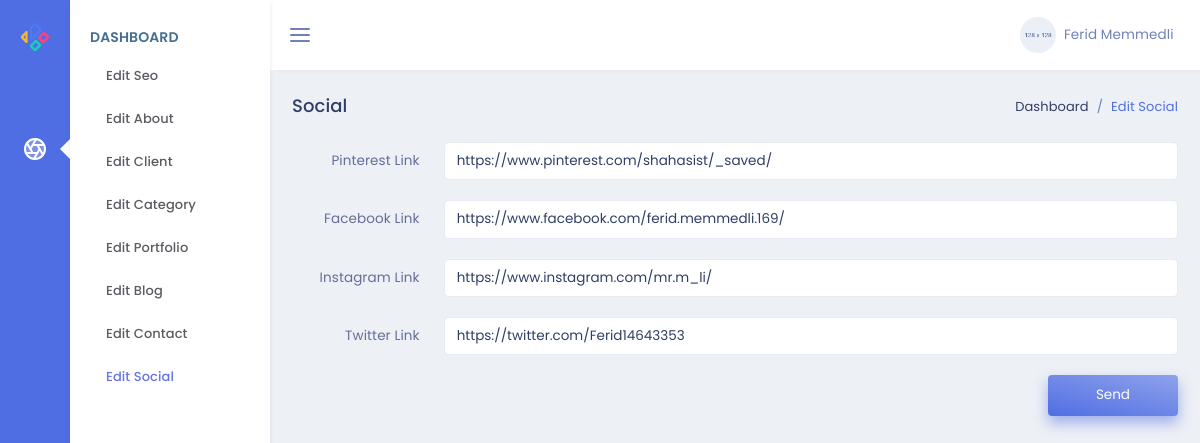
Page /admin/social on the earlier database version.
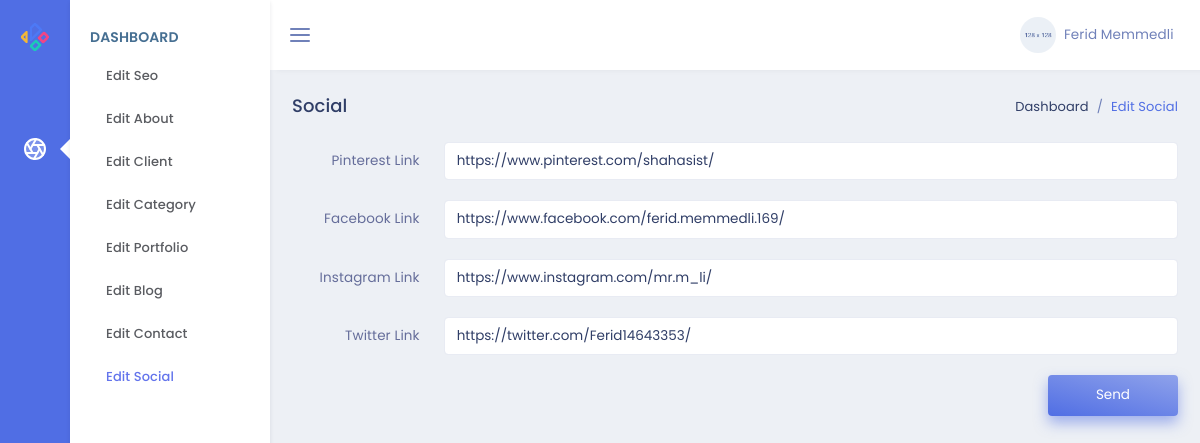
Same page on the later database version.
### models.py (models this page shows)
class Social(db.Model):
    id = db.Column(db.Integer, primary_key=True)
    pinterest = db.Column(db.String)
    facebook = db.Column(db.String)
    instagram = db.Column(db.String)
    twitter = db.Column(db.String)

### admin/routes.py (the view, shortened to what this page needs)
@admin.route('/social',methods=['POST','GET'])
def adminSocial():
    sc=Social.query.all()
    if Social.query.get(1):
        bos=True
    else:
        bos=False
    return render_template('/admin/editSocial.html',sc=sc,bos=bos)

### admin/templates/admin/editSocial.html
{% extends "admin/layout.html" %}
{% block contentAdmin %}
<div class="row">
    <div class="col-sm-12">
        <div class="page-title-box">
            <div class="float-right">
                <ol class="breadcrumb">
                    <li class="breadcrumb-item"><a href="javascript:void(0);">Dashboard</a></li>
                    <li class="breadcrumb-item active">Edit Social</li>
                </ol>
            </div>
            <h4 class="page-title">Social</h4>
        </div>
    </div>
</div>
<form action="{{url_for('admin.adminSocial')}}" method="POST" class="row" enctype="multipart/form-data">
    <div class="col-lg-12">
        <div class="form-group row">
            <label for="example-text-input" class="col-sm-2 col-form-label text-right">Pinterest Link</label>
            <div class="col-sm-10">
                {% if bos %}
                {% for i in sc %}
                <input class="form-control" value="{{i.pinterest}}" name="pinterest" type="url" id="example-text-input">
                {% endfor %}
                {% else %}
                <input class="form-control" value="None" name="pinterest" type="url" id="example-text-input">
                {% endif %}
            </div>
        </div>
    </div>
    <div class="col-lg-12">
        <div class="form-group row">
            <label for="example-text-input" class="col-sm-2 col-form-label text-right">Facebook Link</label>
            <div class="col-sm-10">
                {% if bos %}
                {% for i in sc %}
                <input class="form-control" value="{{i.facebook}}" name="facebook" type="url" id="example-text-input">
                {% endfor %}
                {% else %}
                <input class="form-control" value="None" name="facebook" type="url" id="example-text-input">
                {% endif %}
            </div>
        </div>
    </div>
    <div class="col-lg-12">
        <div class="form-group row">
            <label for="example-text-input" class="col-sm-2 col-form-label text-right">Instagram Link</label>
            <div class="col-sm-10">
                {% if bos %}
                {% for i in sc %}
                <input class="form-control" value="{{i.instagram}}" name="instagram" type="url" id="example-text-input">
                {% endfor %}
                {% else %}
                <input class="form-control" value="None" name="instagram" type="url" id="example-text-input">
                {% endif %}
            </div>
        </div>
    </div>
    <div class="col-lg-12">
        <div class="form-group row">
            <label for="example-text-input" class="col-sm-2 col-form-label text-right">Twitter Link</label>
            <div class="col-sm-10">
                {% if bos %}
                {% for i in sc %}
                <input class="form-control" value="{{i.twitter}}" name="twitter" type="url" id="example-text-input">
                {% endfor %}
                {% else %}
                <input class="form-control" value="None" name="twitter" type="url" id="example-text-input">
                {% endif %}
            </div>
        </div>
    </div>
    <div class="col-lg-12 text-right">
        <button type="submit" class="btn btn-gradient-primary px-5 py-2">Send</button>
    </div>
</form>
{% endblock %}

### admin/templates/admin/layout.html (shortened to what this page needs)
<!DOCTYPE html>
<html lang="en">
<head>
    <link href="./static/plugins/dropify.min.css" rel="stylesheet">
    <link href="./static/assets/css/bootstrap.min.css" rel="stylesheet" type="text/css" />
    <link href="./static/assets/css/jquery-ui.min.css" rel="stylesheet">
    <link href="./static/assets/css/icons.min.css" rel="stylesheet" type="text/css" />
    <link href="./static/assets/css/metisMenu.min.css" rel="stylesheet" type="text/css" />
    <link href="./static/assets/css/app.min.css" rel="stylesheet" type="text/css" />
</head>
<body>
    <div class="leftbar-tab-menu">
        <div class="main-icon-menu">
            <a href="{{url_for('admin.adminPage')}}" class="logo logo-metrica d-block text-center">
                <span>
                    <img src="./static/assets/images/logo-sm.png" alt="logo-small" class="logo-sm">
                </span>
            </a>
            <nav class="nav">
                <a href="#MetricaProject" class="nav-link" data-toggle="tooltip-custom" data-placement="right" title=""
                    data-original-title="Project" data-trigger="hover">
                    <i data-feather="aperture" class="align-self-center menu-icon icon-dual"></i>
                </a>
            </nav>
        </div>
        <div class="main-menu-inner">
            <div class="menu-body slimscroll">
                <div id="MetricaProject" class="main-icon-menu-pane">
                    <div class="title-box">
                        <h6 class="menu-title">Dashboard</h6>
                    </div>
                    <ul class="nav">
                        <li class="nav-item"><a class="nav-link" href="{{url_for('admin.adminSeo')}}">Edit Seo</a></li>
                        <li class="nav-item"><a class="nav-link" href="{{url_for('admin.adminAbout')}}">Edit About</a></li>
                        <li class="nav-item"><a class="nav-link" href="{{url_for('admin.adminClient')}}">Edit Client</a></li>
                        <li class="nav-item"><a class="nav-link" href="{{url_for('admin.adminCategory')}}">Edit Category</a></li>
                        <li class="nav-item"><a class="nav-link" href="{{url_for('admin.adminPortfolio')}}">Edit Portfolio</a></li>
                        <li class="nav-item"><a class="nav-link" href="{{url_for('admin.adminBlog')}}">Edit Blog</a>
                        </li>
                        <li class="nav-item"><a class="nav-link" href="{{url_for('admin.adminPage')}}">Edit Contact</a></li>
                        <li class="nav-item"><a class="nav-link" href="{{url_for('admin.adminSocial')}}">Edit Social</a></li>
                    </ul>
                </div>
            </div>
        </div>
    </div>
    <div class="topbar">
        <nav class="navbar-custom">
            <ul class="list-unstyled topbar-nav float-right mb-0">
                <li class="dropdown">
                    <a class="nav-link dropdown-toggle waves-effect waves-light nav-user" data-toggle="dropdown"
                        href="#" role="button" aria-haspopup="false" aria-expanded="false">
                        <img src="./static/assets/images/users/user-4.jpg" alt="profile-user" class="rounded-circle" />
                        <span class="ml-1 nav-user-name hidden-sm">Ferid Memmedli <i class="mdi mdi-chevron-down"></i> </span>
                    </a>
                </li>
            </ul>
            <ul class="list-unstyled topbar-nav mb-0">
                <li>
                    <button class="button-menu-mobile nav-link">
                        <i data-feather="menu" class="align-self-center"></i>
                    </button>
                </li>
            </ul>
        </nav>
    </div>
    <div class="page-wrapper">
        <div class="page-content-tab">
            <div class="container-fluid">
                {% block contentAdmin %}
                {% endblock %}
            </div>
        </div>
    </div>
</body>
</html>

Differences in the rows shown:
changed Social "https://www.facebook.com/ferid.memmedli.169/": pinterest "https://www.pinterest.com/shahasist/_saved/" → "https://www.pinterest.com/shahasist/"; twitter "https://twitter.com/Ferid14643353" → "https://twitter.com/Ferid14643353/"
